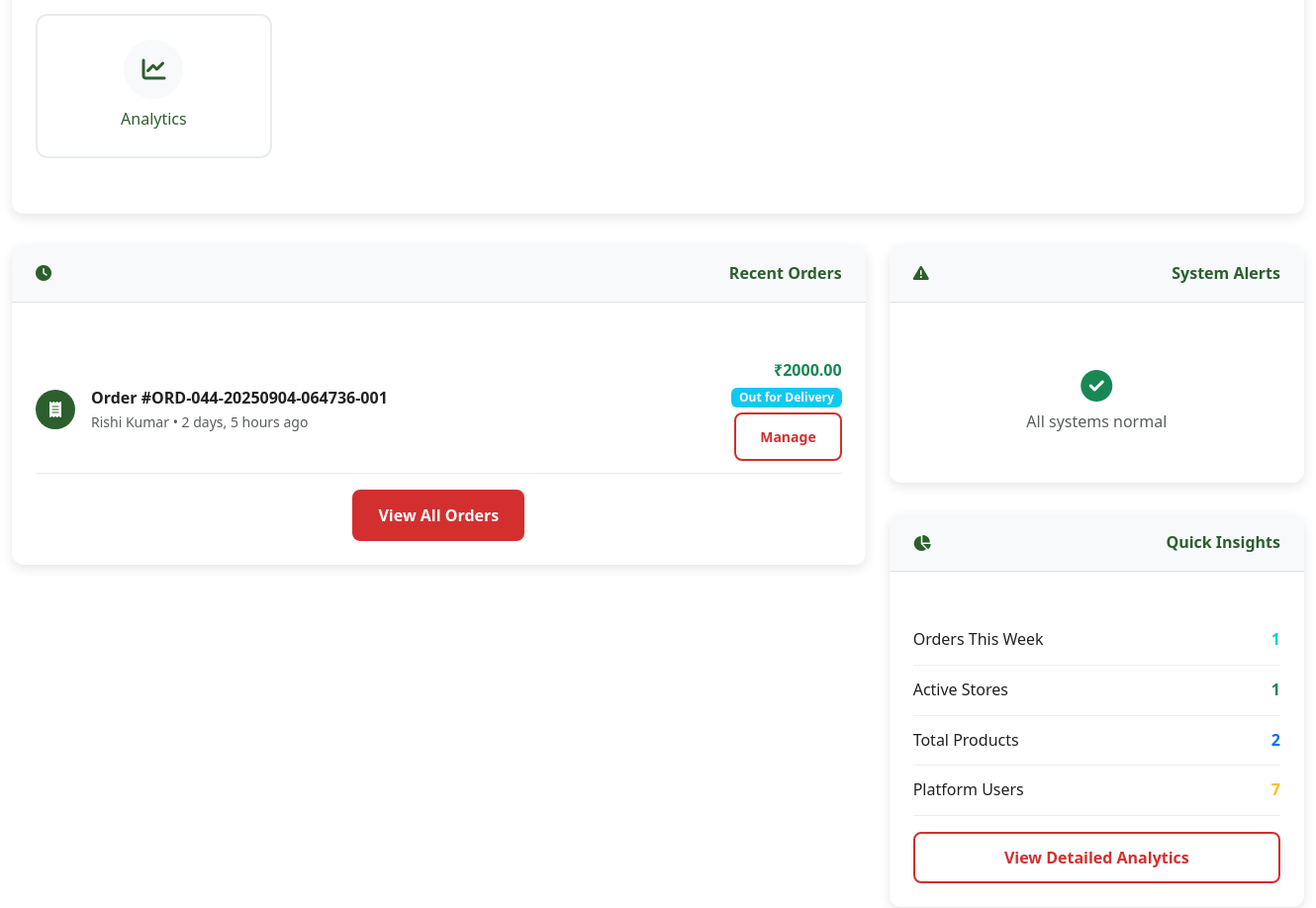
/dashboard/admin/ (signed in, middle part), run on an earlier commit of the app's database.
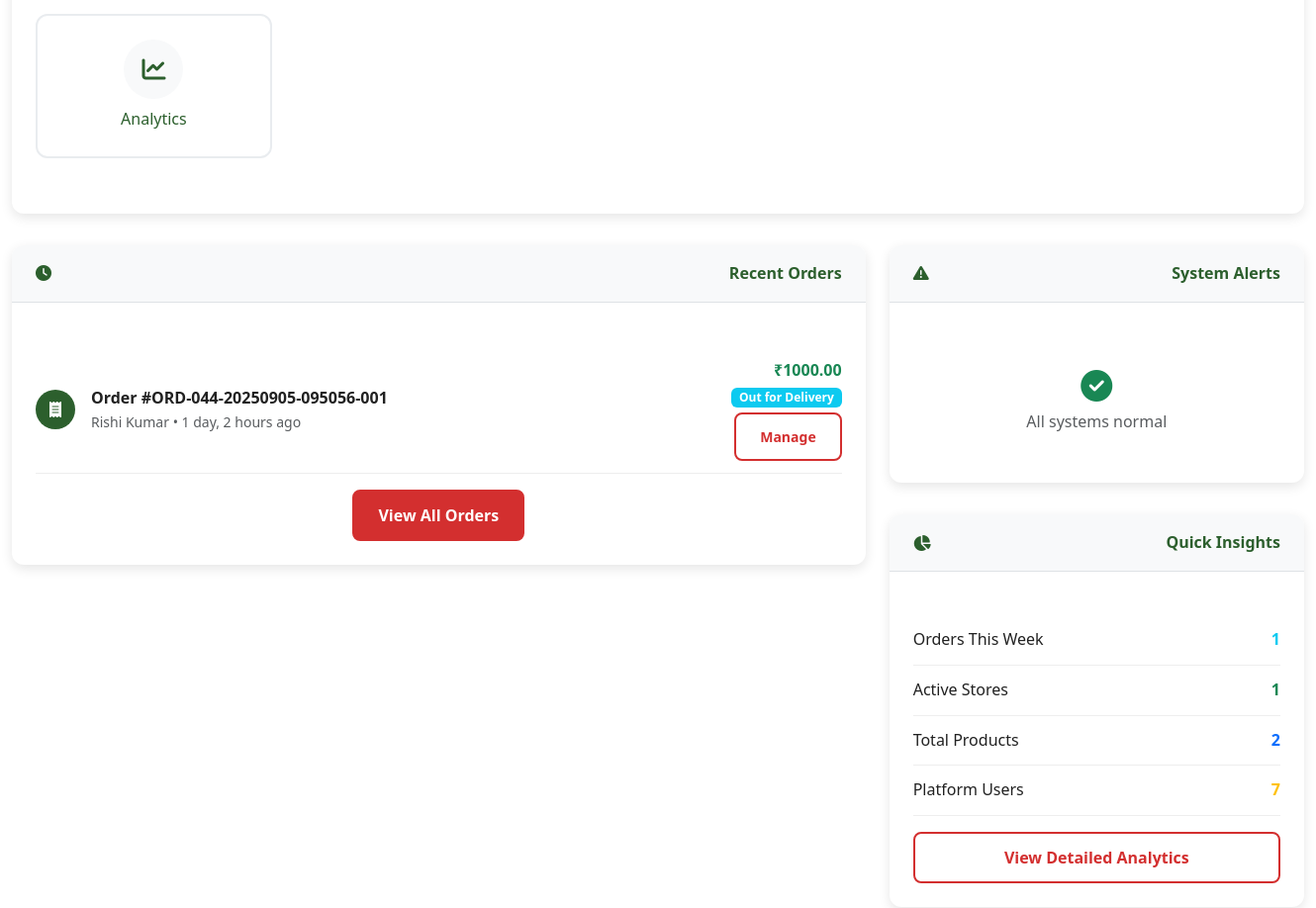
And on a later commit of the database.
### orders/models.py (models this page shows, shortened)
class Order(TimeStampedModel):
    ORDER_STATUS = [
        ('placed', 'Placed'),
        ('confirmed', 'Confirmed'),
        ('preparing', 'Preparing'),
        ('packed', 'Packed'),
        ('ready_for_pickup', 'Ready for Pickup'),
        ('handed_to_delivery', 'Handed to Delivery Agent'),
        ('out_for_delivery', 'Out for Delivery'),
        ('delivered', 'Delivered'),
        ('cancelled', 'Cancelled'),
        ('refunded', 'Refunded'),
    ]
    PAYMENT_STATUS = [
        ('pending', 'Pending'),
        ('paid', 'Paid'),
        ('failed', 'Failed'),
        ('refunded', 'Refunded'),
    ]
    PAYMENT_METHODS = [
        ('cod', 'Cash on Delivery'),
        ('upi', 'UPI'),
        ('card', 'Credit/Debit Card'),
        ('wallet', 'Digital Wallet'),
    ]
    order_id = models.UUIDField(default=uuid.uuid4, unique=True, editable=False)
    order_number = models.CharField(max_length=20, unique=True, db_index=True)
    user = models.ForeignKey(User, on_delete=models.CASCADE, related_name='orders')
    store = models.ForeignKey(Store, on_delete=models.CASCADE, related_name='orders')
    delivery_address = models.ForeignKey(Address, on_delete=models.PROTECT, related_name='orders')
    delivery_slot = models.ForeignKey(DeliverySlot, on_delete=models.PROTECT, blank=True, null=True)
    status = models.CharField(max_length=20, choices=ORDER_STATUS, default='placed')
    payment_status = models.CharField(max_length=10, choices=PAYMENT_STATUS, default='pending')
    payment_method = models.CharField(max_length=10, choices=PAYMENT_METHODS, default='cod')
    subtotal = models.DecimalField(max_digits=10, decimal_places=2)
    delivery_fee = models.DecimalField(max_digits=6, decimal_places=2, default=Decimal('0.00'))
    tax_amount = models.DecimalField(max_digits=8, decimal_places=2, default=Decimal('0.00'))
    discount_amount = models.DecimalField(max_digits=8, decimal_places=2, default=Decimal('0.00'))
    total_amount = models.DecimalField(max_digits=10, decimal_places=2)
    estimated_delivery_time = models.DateTimeField(blank=True, null=True)
    actual_delivery_time = models.DateTimeField(blank=True, null=True)
    delivery_instructions = models.TextField(blank=True, null=True)
    handover_to_delivery_time = models.DateTimeField(blank=True, null=True)
    delivery_agent_confirmed = models.BooleanField(default=False)
    store_handover_confirmed = models.BooleanField(default=False)
    store_handover_time = models.DateTimeField(blank=True, null=True)
    customer_delivery_confirmed = models.BooleanField(default=False)
    customer_delivery_time = models.DateTimeField(blank=True, null=True)
    handover_verification_code = models.CharField(max_length=6, blank=True, null=True)
    delivery_confirmation_code = models.CharField(max_length=8, blank=True, null=True, help_text="Code for final delivery confirmation")
    handover_code = models.CharField(max_length=6, blank=True, null=True, help_text="6-digit alphanumeric code for store-to-delivery handover")
    payment_id = models.CharField(max_length=100, blank=True, null=True)
    payment_details = models.JSONField(default=dict, blank=True)
    customer_notes = models.TextField(blank=True, null=True)
    store_notes = models.TextField(blank=True, null=True)
    class Meta:
        ordering = ['-created_at']
        indexes = [
            models.Index(fields=['user', 'status']),
            models.Index(fields=['store', 'status']),
            models.Index(fields=['order_number']),
            models.Index(fields=['status', 'created_at']),
        ]

### accounts/models.py (models this page shows, shortened)
class User(AbstractUser):
    USER_TYPES = [
        ('customer', 'Customer'),
        ('store_owner', 'Store Owner'),
        ('delivery_agent', 'Delivery Agent'),
        ('admin', 'Admin'),
    ]
    user_type = models.CharField(max_length=20, choices=USER_TYPES, default='customer')
    phone_number = models.CharField(max_length=15, blank=True, null=True)
    email_verified = models.BooleanField(default=False)
    phone_verified = models.BooleanField(default=False)
    created_at = models.DateTimeField(auto_now_add=True)
    updated_at = models.DateTimeField(auto_now=True)

### core/dashboard_views.py (the view)
# urls.py: path('dashboard/admin/', AdminDashboardView.as_view(), name='admin_dashboard'),
class AdminDashboardView(AdminRequiredMixin, TemplateView):
    template_name = 'dashboards/admin_dashboard.html'
    def get_context_data(self, **kwargs):
        context = super().get_context_data(**kwargs)
        from orders.models import Order
        from catalog.models import Product
        from stores.models import Store
        from accounts.models import User
        today = timezone.now().date()
        week_ago = today - timedelta(days=7)
        try:
            stats = {
                'total_orders': Order.objects.count(),
                'weekly_orders': Order.objects.filter(created_at__date__gte=week_ago).count(),
                'total_products': Product.objects.count(),
                'total_stores': Store.objects.filter(is_active=True).count(),
                'total_users': User.objects.count(),
                'weekly_revenue': Order.objects.filter(
                    created_at__date__gte=week_ago,
                    status='delivered'
                ).aggregate(total=Sum('total_amount'))['total'] or 0,
            }
            recent_orders = Order.objects.select_related('user').order_by('-created_at')[:10]
            from catalog.models import StoreProduct
            low_stock_products = StoreProduct.objects.filter(
                stock_quantity__lt=10,
                is_available=True
            ).select_related('product', 'store')[:10]
        except Exception as e:
            stats = {
                'total_orders': 0, 'weekly_orders': 0,
                'total_products': 0, 'total_stores': 0,
                'total_users': 0, 'weekly_revenue': 0
            }
            recent_orders = []
            low_stock_products = []
        context.update({
            'stats': stats,
            'recent_orders': recent_orders,
            'low_stock_products': low_stock_products,
            'dashboard_title': 'Admin Dashboard - System Overview',
            'user_type': 'admin'
        })
        return context

### accounts/models.py (called while the page is built)
    @classmethod
    def get_active_banners(cls, location=None):
        now = timezone.now()
        queryset = cls.objects.filter(
            is_active=True,
            valid_from__lte=now,
            valid_until__gte=now
        ).order_by('display_order', '-created_at')
        if location:
            queryset = queryset.filter(display_location=location)
        return queryset

### core/banner_context.py (called while the page is built)
def promotional_banners(request):
    return {
        'home_top_banners': PromotionalBanner.get_active_banners('home_top'),
        'home_middle_banners': PromotionalBanner.get_active_banners('home_middle'),
        'home_bottom_banners': PromotionalBanner.get_active_banners('home_bottom'),
        'loyalty_banners': PromotionalBanner.get_active_banners('loyalty_dashboard'),
        'checkout_banners': PromotionalBanner.get_active_banners('checkout'),
    }

### core/context_processors.py (called while the page is built, shortened)
def admin_context(request):
    context = {}
    return context

### templates/dashboards/admin_dashboard.html (shortened to what the changed rows need)
{% extends 'dashboards/base_dashboard.html' %}
{% load static %}
{% block dashboard_content %}
<div class="row">
    <div class="col-md-8">
        <div class="section-card">
            <div class="section-body">
                {% if recent_orders %}
                    {% for order in recent_orders %}
                    <div class="list-item">
                        <div class="d-flex align-items-center">
                            <div class="me-3">
                                <div class="stat-icon" style="width: 40px; height: 40px; font-size: 1rem;">
                                    <i class="fas fa-receipt"></i>
                                </div>
                            </div>
                            <div>
                                <div class="fw-bold">
                                    Order #{{ order.order_number|default:order.id }}
                                </div>
                                <div class="text-muted small">
                                    {{ order.user.get_full_name|default:order.user.username }} •
                                    {{ order.created_at|timesince }} ago
                                </div>
                            </div>
                        </div>
                        <div class="text-end">
                            <div class="fw-bold text-success">₹{{ order.total_amount }}</div>
                            <span class="badge bg-{% if order.status == 'delivered' %}success{% elif order.status == 'cancelled' %}danger{% elif order.status == 'pending' %}warning{% else %}info{% endif %}">
                                {{ order.get_status_display }}
                            </span>
                            <div class="mt-1">
                                <a href="/admin/orders/order/{{ order.id }}/change/" class="btn btn-sm btn-outline-primary">
                                    Manage
                                </a>
                            </div>
                        </div>
                    </div>
                    {% endfor %}
                {% else %}
                    <div class="text-center py-4">
                        <i class="fas fa-shopping-cart fa-3x text-muted mb-3"></i>
                        <h5 class="text-muted">No recent orders</h5>
                        <p class="text-muted">Orders will appear here as they come in</p>
                    </div>
                {% endif %}
            </div>
        </div>
    </div>
</div>
{% endblock %}

What changed in the data, as far as the page shows it:
removed Order: order_number "ORD-044-20250904-064736-001", user.get_full_name "Rishi Kumar", created_at "2 days, 5 hours", total_amount "2000.00", status "Out for Delivery"
added Order: order_number "ORD-044-20250905-095056-001", user.get_full_name "Rishi Kumar", created_at "1 day, 2 hours", total_amount "1000.00", status "Out for Delivery"
